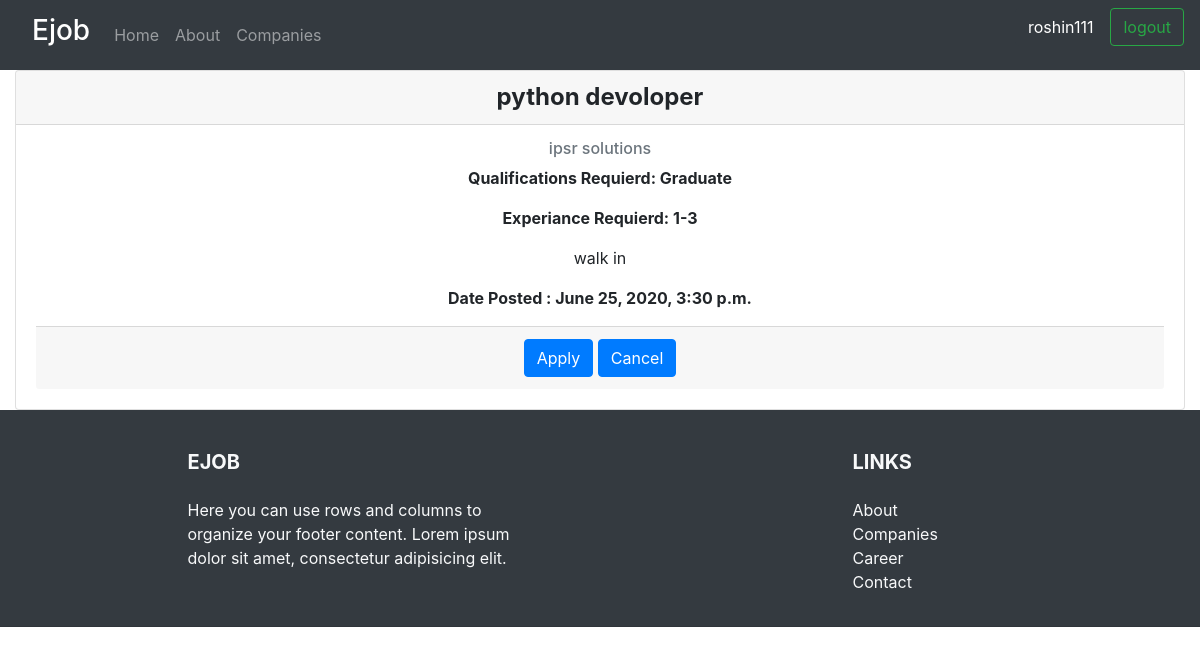
The app's page /jobs/10/ (signed in) with its own data.
### jobs/models.py (models this page shows, shortened)
class Jobs(models.Model):
    QUALIFICATION = (
                    ('Under Graduate', 'Under Graduate'),
                    ('Graduate', 'Graduate'),
                    ('Post Graduate', 'Post Graduate')
    )
    EXPERIANCE = (
        ('Fresher', 'Fresher'),
        ('1-3', '1-3'),
        ('4-6', '4-6'),
        ('6-10', '6-10'),
        ('More than 10', 'More than 10')
    )
    companies = models.ForeignKey(
        Companies, null=True, on_delete=models.CASCADE)
    title = models.CharField(max_length=250, null=True)
    qualification = models.CharField(
        max_length=250, null=True, choices=QUALIFICATION)
    experiance = models.CharField(
        max_length=250, null=True, choices=EXPERIANCE)
    description = models.TextField(null=True)
    date_created = models.DateTimeField(auto_now_add=True, null=True)

class Companies(models.Model):
    name = models.CharField(max_length=250, null=True)
    email = models.EmailField(max_length=254, null=True)
    phone = models.IntegerField(null=True)
    address = models.TextField(null=True)
    description = models.TextField(null=True)

### jobs/views.py (the view)
# urls.py: path('jobs/<str:pk>/', views.jobsview, name='jobs'),
@login_required(login_url='applicant-login')
def jobsview(request, pk):
    job = Jobs.objects.get(id=pk)
    applicant = Applicant.objects.get(user=request.user)
    form = ApplicationForm(initial={
        "applicant": applicant,
        "jobs": job
    })
    if request.method == 'POST':
        form = ApplicationForm(request.POST)
        if form.is_valid():
            form.save()
            return redirect('/')
    context = {
        'job': job,
        'form': form,
    }
    return render(request, 'jobs.html', context)

### jobs/forms.py
class ApplicationForm(ModelForm):
    class Meta:
        model = Application
        fields = "__all__"
        widgets = {"applicant": forms.HiddenInput(),
                   "jobs": forms.HiddenInput()
                   }

### jobs/templates/jobs.html (shortened to what this page needs)
{% extends 'base.html' %} {% block content %}
<link
  rel="stylesheet"
  href="https://stackpath.bootstrapcdn.com/bootstrap/4.4.1/css/bootstrap.min.css"
/>
<div class="container-fluid">
  <div class="card text-center">
    <h4 class="card-header font-weight-bold">{{job.title}}</h4>
    <div class="card-body">
      <h6 class="card-subtitle mb-2 text-muted">{{job.companies.name}}</h6>
      <p class="card-text font-weight-bold">
        Qualifications Requierd: {{job.qualification}}
      </p>
      <p class="card-text font-weight-bold">
        Experiance Requierd: {{job.experiance}}
      </p>
      <p class="card-text">{{job.description}}</p>
      <p class="card-text font-weight-bold">
        Date Posted : {{job.date_created}}
      </p>
      <div class="card-footer">
        <form action="" method="POST">
          <input type="submit" value="Apply" class="btn btn-primary" />
          <a href="{% url 'home' %}" class="btn btn-primary">Cancel</a>
        </form>
      </div>
    </div>
  </div>
</div>
{% endblock content %}

### jobs/templates/navbar.html (shortened to what this page needs)
<nav class="navbar navbar-expand-lg navbar-dark bg-dark">
	  <a class="navbar-brand ml-3" href="{% url 'home' %}"><h3>Ejob</h3></a>
	  <div class="collapse navbar-collapse" id="navbarTogglerDemo02">
	    <ul class="navbar-nav mr-auto mt-2 mt-lg-0">
	      <li class="nav-item">
	        <a class="nav-link" href="{% url 'home' %}">Home <span class="sr-only">(current)</span></a>
	      </li>
          <li class="nav-item">
	        <a class="nav-link" href="{% url 'about' %}">About <span class="sr-only">(current)</span></a>
	      </li>
		  <li class="nav-item">
	        <a class="nav-link" href="{% url 'companies' %}"> Companies <span class="sr-only">(current)</span></a>
	      </li>
	    </ul>
	    <ul class="navbar-nav">
			<li class="nav-item">
				<p class="btn btn-dark pr-3">{{user.username}}<span class="sr-only">(current)</span></p>
			</li>
			{% if user.is_authenticated %}
	    	<li class="nav-item">
	        <a class="btn btn-outline-success mr-sm-" href="{% url 'applicant-logout' %}">logout<span class="sr-only">(current)</span></a>
			</li>
			{% else %}
			<li class="nav-item">
				<a class="btn btn-outline-success mr-sm-4" href="{% url 'applicant-login' %}">Login/Signup<span class="sr-only">(current)</span></a>
			</li>
			{% endif %}
	     </ul>
	  </div>
	</nav>
	<div>

### records on screen
Jobs: title "python devoloper", companies.name "ipsr solutions", qualification "Graduate", experiance "1-3", description "walk in", date_created "June 25, 2020, 3:30 p.m."

### other values on screen
{{ user.username }} "roshin111"
